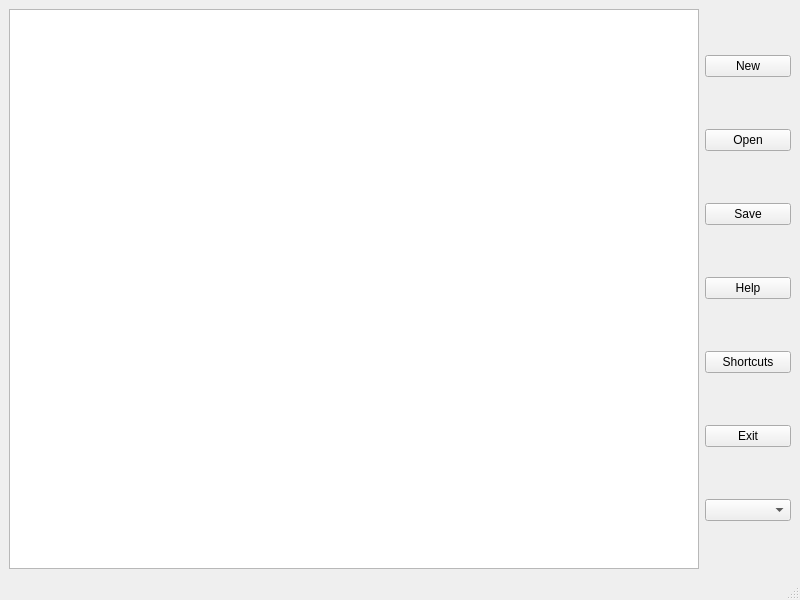
<?xml version="1.0" encoding="UTF-8"?>
<ui version="4.0">
 <class>MainWindow</class>
 <widget class="QMainWindow" name="MainWindow">
  <property name="geometry">
   <rect>
    <x>0</x>
    <y>0</y>
    <width>800</width>
    <height>600</height>
   </rect>
  </property>
  <property name="windowTitle">
   <string>MainWindow</string>
  </property>
  <widget class="QWidget" name="centralwidget">
   <layout class="QGridLayout" name="gridLayout">
    <item row="0" column="0">
     <layout class="QHBoxLayout" name="horizontalLayout">
      <item>
       <widget class="QPlainTextEdit" name="plainTextEdit"/>
      </item>
      <item>
       <layout class="QVBoxLayout" name="verticalLayout">
        <property name="sizeConstraint">
         <enum>QLayout::SetMinimumSize</enum>
        </property>
        <item>
         <widget class="QPushButton" name="pushButton_new">
          <property name="text">
           <string>New</string>
          </property>
         </widget>
        </item>
        <item>
         <widget class="QPushButton" name="pushButton_open">
          <property name="text">
           <string>Open</string>
          </property>
         </widget>
        </item>
        <item>
         <widget class="QPushButton" name="pushButton_save">
          <property name="text">
           <string>Save</string>
          </property>
         </widget>
        </item>
        <item>
         <widget class="QPushButton" name="pushButton_help">
          <property name="text">
           <string>Help</string>
          </property>
         </widget>
        </item>
        <item>
         <widget class="QPushButton" name="pushButton_short">
          <property name="text">
           <string>Shortcuts</string>
          </property>
         </widget>
        </item>
        <item>
         <widget class="QPushButton" name="pushButton_exit">
          <property name="text">
           <string>Exit</string>
          </property>
         </widget>
        </item>
        <item>
         <widget class="QComboBox" name="comboBox_lang">
          <property name="placeholderText">
           <string>Language</string>
          </property>
         </widget>
        </item>
       </layout>
      </item>
     </layout>
    </item>
   </layout>
  </widget>
  <widget class="QMenuBar" name="menubar">
   <property name="geometry">
    <rect>
     <x>0</x>
     <y>0</y>
     <width>800</width>
     <height>26</height>
    </rect>
   </property>
  </widget>
  <widget class="QStatusBar" name="statusbar"/>
 </widget>
 <resources/>
 <connections/>
</ui>
